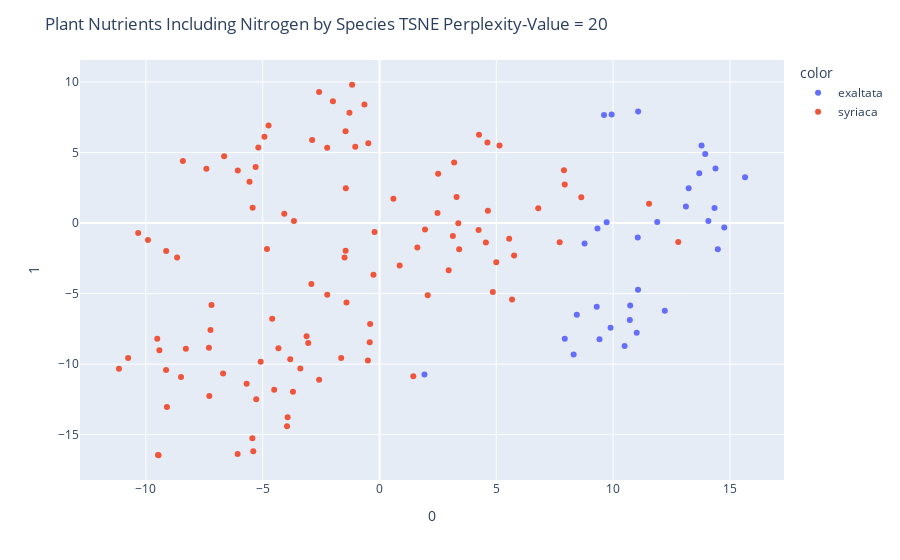

The notebook cell this image was saved under:
### Markdown cell above
### Plant Nutrients Including Nitrogen by Dropping Rows with NaNs

### Code cell
pca_df = subdf.dropna()
X = pca_df[nutrients]

perplexity_value = 20 # Change this to your desired perplexity

tsne = TSNE(n_components=2, perplexity=perplexity_value, random_state=42)
tsne_transformed = tsne.fit_transform(X)

fig = px.scatter(tsne_transformed, x=0, y=1, color=pca_df['species'])
fig.update_layout(title = 'Plant Nutrients Including Nitrogen by Species TSNE Perplexity-Value = ' + str(perplexity_value))
fig.show()

### Figure 1 — Plotly figure (JSON) as saved in the notebook; plotly's stock layout.template omitted (floating-point values rounded to 4 significant figures)
{"data": [{"hovertemplate": "color=exaltata<br>0=%{x}<br>1=%{y}<extra></extra>", "legendgroup": "exaltata", "marker": {"color": "#636efa", "symbol": "circle"}, "mode": "markers", "name": "exaltata", "orientation": "v", "showlegend": true, "type": "scatter", "x": [15.64, 13.11, 14.34, 14.76, 14.07, 14.38, 13.94, 13.69, 13.23, 13.78, 8.777, 1.925, 11.89, 14.48, 9.721, 9.328, 11.01, 8.443, 12.21, 9.414, 10.73, 9.297, 8.307, 7.93, 10.71, 11.06, 9.889, 10.49, 9.609, 9.935, 11.07, 11.05], "xaxis": "x", "y": [3.251, 1.173, 1.071, -0.325, 0.1403, 3.87, 4.891, 3.523, 2.46, 5.499, -1.451, -10.74, 0.07324, -1.856, 0.06062, -0.3905, -7.783, -6.506, -6.212, -8.245, -5.839, -5.942, -9.326, -8.209, -6.871, -4.722, -7.421, -8.709, 7.651, 7.698, 7.904, -1.022], "yaxis": "y"}, {"hovertemplate": "color=syriaca<br>0=%{x}<br>1=%{y}<extra></extra>", "legendgroup": "syriaca", "marker": {"color": "#EF553B", "symbol": "circle"}, "mode": "markers", "name": "syriaca", "orientation": "v", "showlegend": true, "type": "scatter", "x": [4.849, -5.561, -6.649, 5.672, -5.301, -2.883, -4.924, -4.748, -5.186, -5.429, -6.064, -8.494, -9.42, -0.496, -1.639, -8.286, -5.085, -7.283, -9.51, -10.76, -9.134, 2.96, 7.711, 2.064, -6.693, -7.233, -11.15, -3.66, 1.446, 3.195, 4.259, 4.619, 5.137, 3.299, 8.637, 7.929, 7.894, 3.373, 1.949, 3.409, 4.554, 5.551, 5.76, 4.638, 4.998, 2.484, 3.141, 4.241, 2.51, -7.3, -3.82, -3.05, -3.121, -3.388, 1.62, -8.413, -4.591, -4.325, 0.8633, 6.793, -1.412, -2.236, -2.916, -0.2588, -0.3999, -7.408, 0.5957, -10.33, -1.036, -0.4795, -1.172, -1.451, -2.585, -0.6454, -1.286, -4.075, -1.992, -0.2103, -9.129, -9.909, -8.662, -1.45, -1.494, -3.933, -5.441, -3.957, -5.401, -6.071, -9.475, -9.455, -9.098, 12.78, -4.507, -5.686, -5.276, -3.703, -2.584, -0.4181, -7.19, -1.441, 11.54, -4.816, -2.239], "xaxis": "x", "y": [-4.898, 2.928, 4.726, -5.429, 3.962, 5.89, 6.108, 6.904, 5.347, 1.087, 3.721, -10.91, -9.027, -9.741, -9.563, -8.907, -9.825, -12.26, -8.197, -9.572, -10.43, -3.341, -1.371, -5.118, -10.67, -7.577, -10.33, 0.1506, -10.86, 4.292, 6.262, 5.714, 5.487, 1.845, 1.826, 2.723, 3.748, -0.009441, -0.4596, -1.864, -1.39, -1.111, -2.311, 0.8628, -2.785, 0.7127, -0.9181, -0.4983, 3.495, -8.845, -9.656, -8.512, -8.018, -10.32, -1.744, 4.394, -6.782, -8.883, -3.007, 1.047, -5.635, -5.089, -4.316, -3.666, -7.158, 3.844, 1.711, -0.7044, 5.412, 5.649, 9.799, 6.509, 9.294, 8.396, 7.818, 0.6482, 8.635, -0.6416, -1.99, -1.211, -2.445, -1.969, -2.436, -13.76, -15.25, -14.4, -16.17, -16.37, -16.45, -16.46, -13.03, -1.34, -11.82, -11.4, -12.5, -11.96, -11.1, -8.46, -5.817, 2.467, 1.366, -1.842, 5.333], "yaxis": "y"}], "layout": {"legend": {"title": {"text": "color"}, "tracegroupgap": 0}, "margin": {"t": 60}, "title": {"text": "Plant Nutrients Including Nitrogen by Species TSNE Perplexity-Value = 20"}, "xaxis": {"anchor": "y", "domain": [0, 1], "title": {"text": "0"}}, "yaxis": {"anchor": "x", "domain": [0, 1], "title": {"text": "1"}}}}
